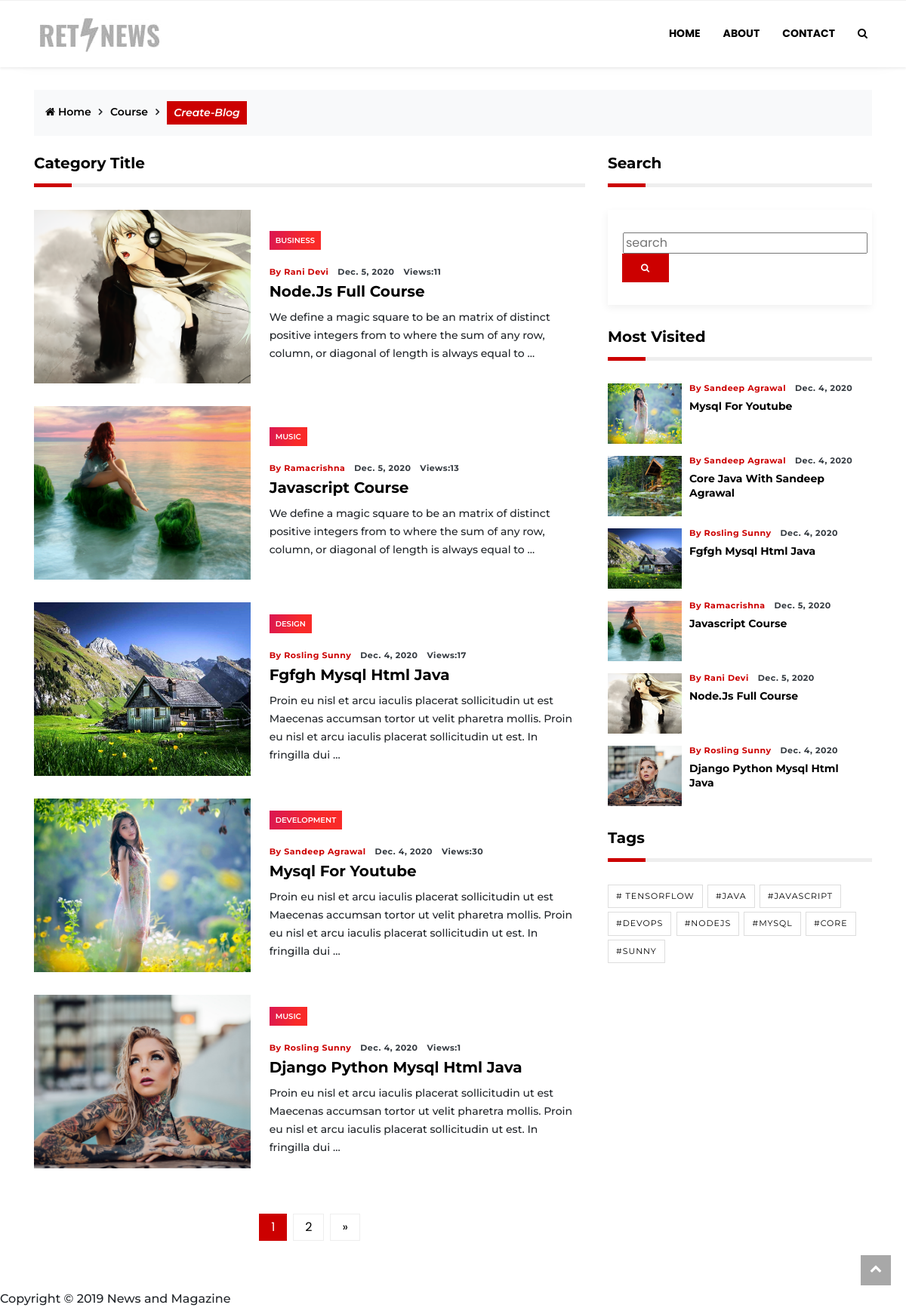
The page / on the database its author committed.
### blog/models.py (models this page shows, shortened)
class Blog(models.Model):
    course_name = models.CharField(max_length=255, null=False, blank=False)
    author = models.CharField(max_length=255, null=True, blank=True)
    categories = models.CharField(max_length=50, choices=CATEGORIES, null=False, blank=False)
    description = models.TextField(max_length=1500, null=True, blank=True)
    link = models.URLField(max_length=400, null=False, blank=False)
    tags = models.CharField(max_length=255, null=False, blank=False)
    picture = models.ImageField(upload_to='blog/', null=False, blank=False)
    views = models.IntegerField(default=0)
    created_at = models.DateField(auto_now_add=True)

### blog/views.py (the view)
# urls.py: path('', blogListView, name='list'),
def blogListView(request):
    si = request.GET.get("si")
    if si == None:
        si = ""
        blog_p = Blog.objects.all().order_by('-id')
    else:
        blog_p = Blog.objects.filter(
            Q(course_name__icontains=si) |
            Q(tags__icontains=si) |
            Q(author__icontains=si) |
            Q(categories__icontains=si)).order_by("-id")
    popular_blog = Blog.objects.all().order_by("-views")[:7]
    blog_tag = Blog.objects.all()
    tags = set()
    for x in blog_tag:
        tag_lst = x.tags.split(",")
        for i in tag_lst:
            if i not in tags:
                tags.add(i)
    page = request.GET.get('page', 1)
    paginator = Paginator(blog_p, 5)
    try:
        blog_obj = paginator.page(page)
    except PageNotAnInteger:
        blog_obj = paginator.page(1)
    except EmptyPage:
        blog_obj = paginator.page(paginator.num_pages)
    context = {
        "blog_obj" : blog_obj,
        "popular_blog_obj" : popular_blog,
        "tags":tags,
    }
    return render(request, "blog/blog_list.html", context=context)

### blog/templates/blog/blog_list.html (shortened to what this page needs)
{% extends 'blog/base.html' %}
{% load static %}
{% block content %}
<div class="col-md-8">
    <aside class="wrapper__list__article ">
       <h4 class="border_section">Category title</h4>
       {% for blog in blog_obj %}
       <div class="card__post card__post-list card__post__transition mt-30">
          <div class="row ">
             <div class="col-md-5">
                <div class="card__post__transition">
                   <a href="{% url 'detail' blog.id %}">
                   <img src="{{blog.picture.url}}" class="img-fluid w-100" alt="">
                   </a>
                </div>
             </div>
             <div class="col-md-7 my-auto pl-0">
                <div class="card__post__body ">
                   <div class="card__post__content  ">
                      <div class="card__post__category ">
                         {{blog.categories}}
                      </div>
                      <div class="card__post__author-info mb-2">
                         <ul class="list-inline">
                            <li class="list-inline-item">
                               <span class="text-primary">
                               by {{blog.author}}
                               </span>
                            </li>
                            <li class="list-inline-item">
                               <span class="text-dark text-capitalize">
                               {{blog.created_at}}
                               </span>
                            </li>
                            <li class="list-inline-item">
                              <span class="text-dark text-capitalize">
                              views:{{blog.views}}
                              </span>
                           </li>
                         </ul>
                      </div>
                      <div class="card__post__title">
                         <h5>
                            <a href="{% url 'detail' blog.id %}">
                            {{blog.course_name}}
                            </a>
                         </h5>
                         <p class="d-none d-lg-block d-xl-block mb-0">
                            {{blog.description|truncatewords:30}}
                         </p>
                      </div>
                   </div>
                </div>
             </div>
          </div>
       </div>
       {% endfor %}
    </aside>
    <div class="pagination-area">
        {% if blog_obj.has_other_pages %}
          <div class="pagination wow fadeIn animated" data-wow-duration="2s" data-wow-delay="0.5s"
          style="visibility: visible; animation-duration: 2s; animation-delay: 0.5s; animation-name: fadeIn;">
          {% for i in blog_obj.paginator.page_range %}
          {% if blog_obj.number == i %}
          <a class="active" href="?page={{ i }}">{{i}}</a>
          {% else %}
          <a href="?page={{ i }}">{{i}}</a>
          {% endif %}
          {% endfor %}
          {% if blog_obj.has_next %}
          <a href="?page={{ blog_obj.next_page_number }}">»</a>
          {% endif %}
          </div>
        {% endif %}
    </div>
 </div>
{% endblock %}
{% block popular %}
{% for blog in popular_blog_obj %}
<div class="mb-3">
   <div class="card__post card__post-list">
      <div class="image-sm">
         <a href="{% url 'detail' blog.id %}">
         <img src="{{blog.picture.url}}" class="img-fluid" alt="">
         </a>
      </div>
      <div class="card__post__body ">
         <div class="card__post__content">
            <div class="card__post__author-info mb-2">
               <ul class="list-inline">
                  <li class="list-inline-item">
                     <span class="text-primary">
                     by {{blog.author}}
                     </span>
                  </li>
                  <li class="list-inline-item">
                     <span class="text-dark text-capitalize">
                     {{blog.created_at}}
                     </span>
                  </li>
               </ul>
            </div>
            <div class="card__post__title">
               <h6>
                  <a href="{% url 'detail' blog.id %}">
                  {{blog.course_name}}
                  </a>
               </h6>
            </div>
         </div>
      </div>
   </div>
</div>
{% endfor %}
{% endblock %}

### blog/templates/blog/base.html (shortened to what this page needs)
{% load static %}
<!DOCTYPE html>
<html lang="">
   <head>
      <link href="{% static 'css/styles.css' %}?537a1bbd0e5129401d28" rel="stylesheet">
   </head>
   <body>
      <header class="bg-light">
         <div class="navigation-wrap navigation-shadow bg-white">
            <nav class="navbar navbar-hover navbar-expand-lg navbar-soft">
               <div class="container">
                  <figure class="mb-0 mx-auto">
                     <a href="{% url 'list' %}">
                     <img src="{% static 'images\placeholder\logo.jpg' %}" alt="" class="img-fluid logo" >
                     </a>
                  </figure>
                  <div class="collapse navbar-collapse justify-content-between" id="main_nav99">
                     <ul class="navbar-nav ml-auto ">
                        <li class="nav-item"><a class="nav-link" href="{% url 'list' %}"> home </a></li>
                        <li class="nav-item"><a class="nav-link" href="{% url 'about' %}"> about </a></li>
                        <li class="nav-item"><a class="nav-link" href="{% url 'contact' %}"> contact </a></li>
                     </ul>
                     <ul class="navbar-nav ">
                        <li class="nav-item search hidden-xs hidden-sm ">
                           <a class="nav-link" href="#">
                              <i class="fa fa-search"></i>
                           </a>
                        </li>
                     </ul>
                  </div>
               </div>
            </nav>
         </div>
      </header>
      <section>
         <div class="container">
            <div class="row">
               <div class="col-md-12">
                  <ul class="breadcrumbs bg-light mb-4">
                     <li class="breadcrumbs__item">
                        <a href="{% url 'list' %}" class="breadcrumbs__url">
                        <i class="fa fa-home"></i> Home</a>
                     </li>
                     <li class="breadcrumbs__item">
                        <a href="{% url 'list' %}" class="breadcrumbs__url">Course</a>
                     </li>
                     <li class="breadcrumbs__item breadcrumbs__item--current">
                        <a href="{% url 'create' %}">
                           <i class="btn btn-sm btn-primary" >create-blog</i>
                        </a>
                        </li>
                  </ul>
               </div>
            </div>
         </div>
         <div class="container">
            <div class="row">
                {% block content %}
                {% endblock %}
               <div class="col-md-4">
                  <div class="sidebar-sticky">
                     <aside class="wrapper__list__article">
                        <h4 class="border_section">Search</h4>
                        <div class="widget__form-subscribe bg__card-shadow">
                           <form action="">
                              <div class="input-group ">
                                 <input type="text"  placeholder="search" name="si" value="{{request.get.si}}">
                                 <div class="input-group-append">
                                    <button class="btn btn-primary" type="submit"><i class="fa fa-search"></i></button>
                                 </div>
                              </div>
                           </form>
                        </div>
                     </aside>
                     <aside class="wrapper__list__article ">
                        <h4 class="border_section">Most visited</h4>
                        <div class="wrapper__list__article-small">
                           {% block popular %}
                           {% endblock %}
                        </div>
                     </aside>
                     <aside class="wrapper__list__article">
                        <h4 class="border_section">tags</h4>
                        <div class="blog-tags p-0">
                           <ul class="list-inline">
                              {% for tag in tags %}
                              <li class="list-inline-item">
                                 <a href="{% url 'tag' tag %}">
                                 #{{tag}}
                                 </a>
                              </li>
                              {% endfor %}
                           </ul>
                        </div>
                     </aside>
                  </div>
               </div>
            </div>
         </div>
      </section>
      <section class="wrapper__section p-0">
         <div class="wrapper__section__components">
            <footer>
               <p>Copyright © 2019 News and Magazine </p>
            </footer>
         </div>
      </section>
      <a href="javascript:" id="return-to-top"><i class="fa fa-chevron-up"></i></a>
   </body>
</html>

### rows shown on the page
Blog: picture (picture), categories "BUSINESS", author "Rani Devi", created_at "Dec. 5, 2020", views "11", course_name "Node.js Full Course", description "We define a magic square to be an matrix of distinct positive integers from to where the sum of any row, column, or diagonal of length is always equal to …"
Blog: picture (picture), categories "MUSIC", author "Ramacrishna", created_at "Dec. 5, 2020", views "13", course_name "Javascript Course", description "We define a magic square to be an matrix of distinct positive integers from to where the sum of any row, column, or diagonal of length is always equal to …"
Blog: picture (picture), categories "DESIGN", author "Rosling Sunny", created_at "Dec. 4, 2020", views "17", course_name "Fgfgh Mysql Html Java", description "Proin eu nisl et arcu iaculis placerat sollicitudin ut est Maecenas accumsan tortor ut velit pharetra mollis. Proin eu nisl et arcu iaculis placerat sollicitudin ut est. In fringilla dui …", tags "SUNNY"
Blog: picture (picture), categories "DEVELOPMENT", author "Sandeep Agrawal", created_at "Dec. 4, 2020", views "30", course_name "Mysql For Youtube", description "Proin eu nisl et arcu iaculis placerat sollicitudin ut est Maecenas accumsan tortor ut velit pharetra mollis. Proin eu nisl et arcu iaculis placerat sollicitudin ut est. In fringilla dui …", tags "JAVASCRIPT"
Blog: picture (picture), categories "MUSIC", author "Rosling Sunny", created_at "Dec. 4, 2020", views "1", course_name "Django Python Mysql Html Java", description "Proin eu nisl et arcu iaculis placerat sollicitudin ut est Maecenas accumsan tortor ut velit pharetra mollis. Proin eu nisl et arcu iaculis placerat sollicitudin ut est. In fringilla dui …"
Blog: picture (picture), author "Sandeep Agrawal", created_at "Dec. 4, 2020", course_name "Core Java With Sandeep Agrawal"

### other values the page prints
{{ i }} "1"
{{ i }} "2"
{{ tag }} "TENSORFLOW" "JAVA" "DEVOPS" "NODEJS" "MYSQL" "CORE"
